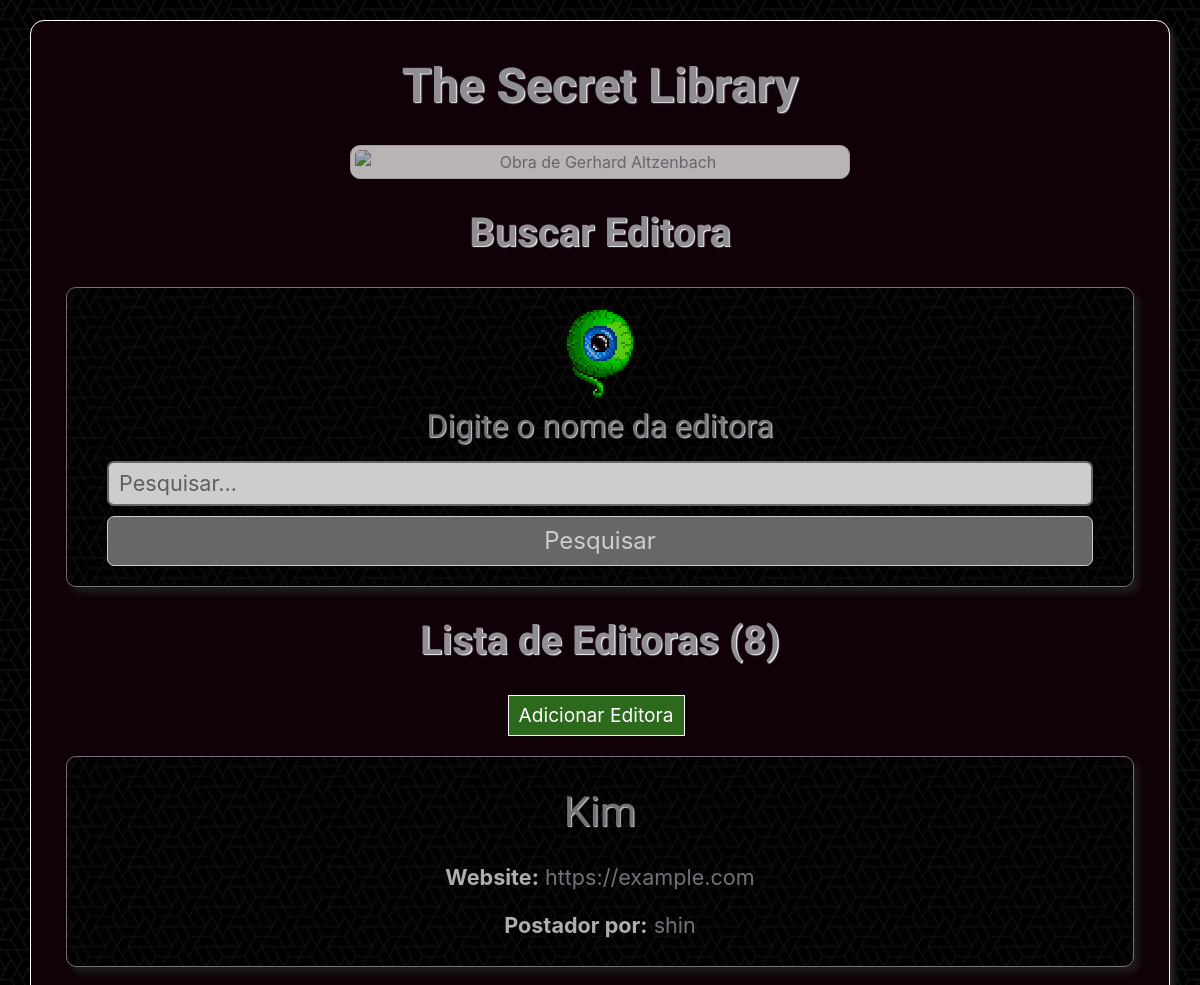
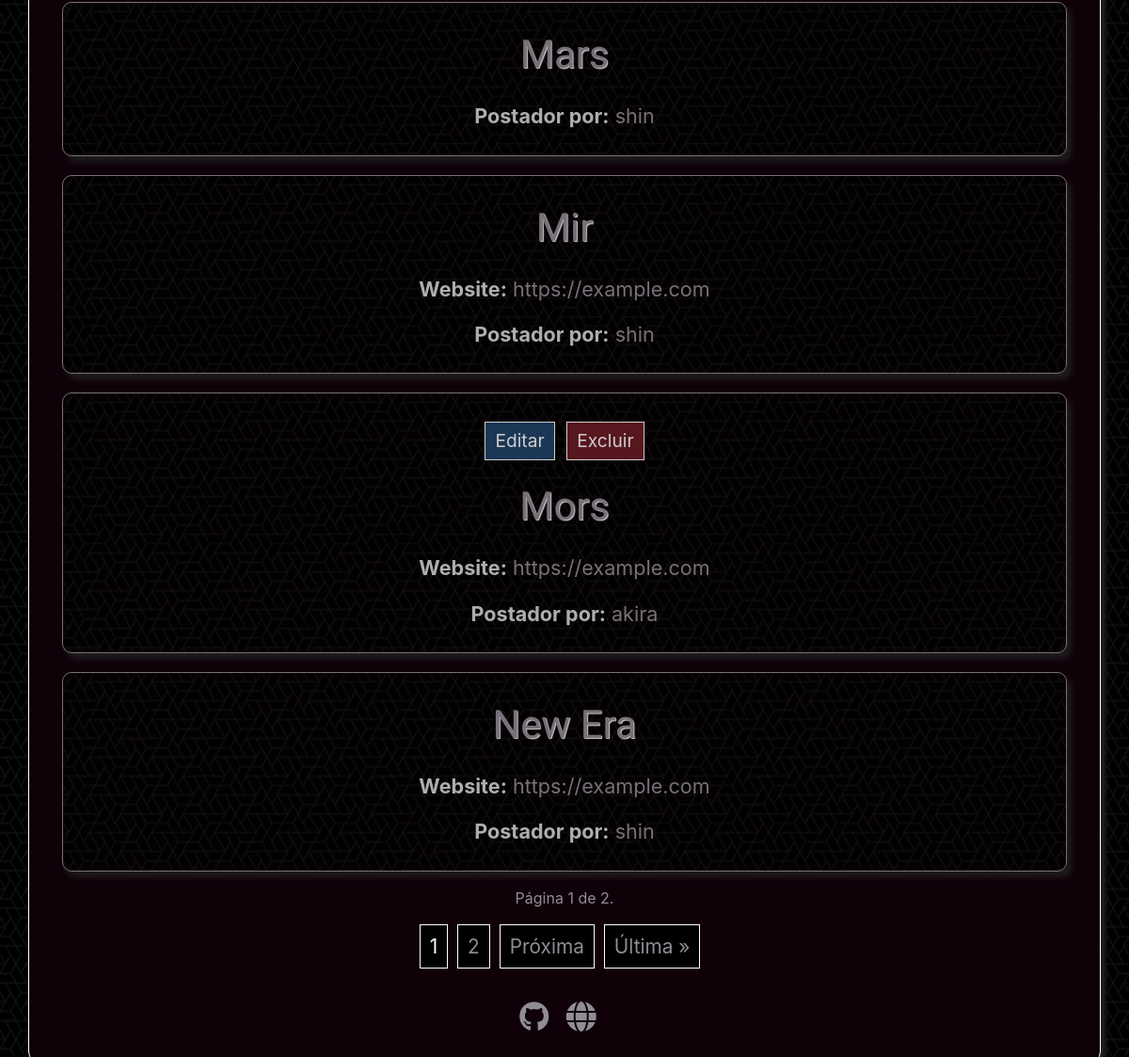
The app's page /editoras/ (signed in), older data (2 pictures, top to bottom).
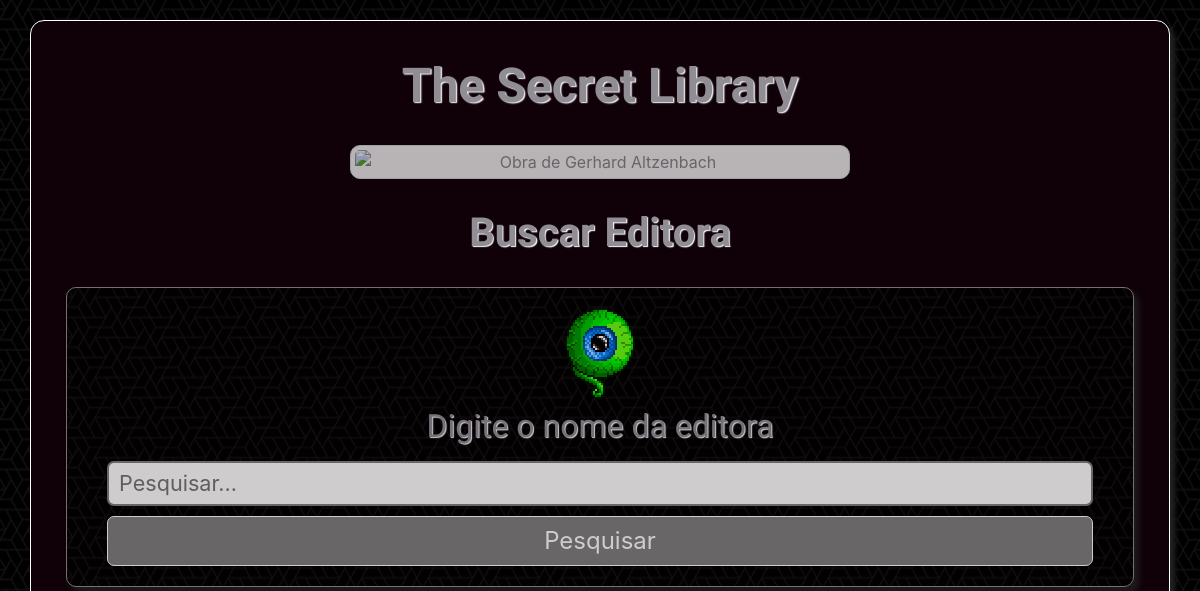
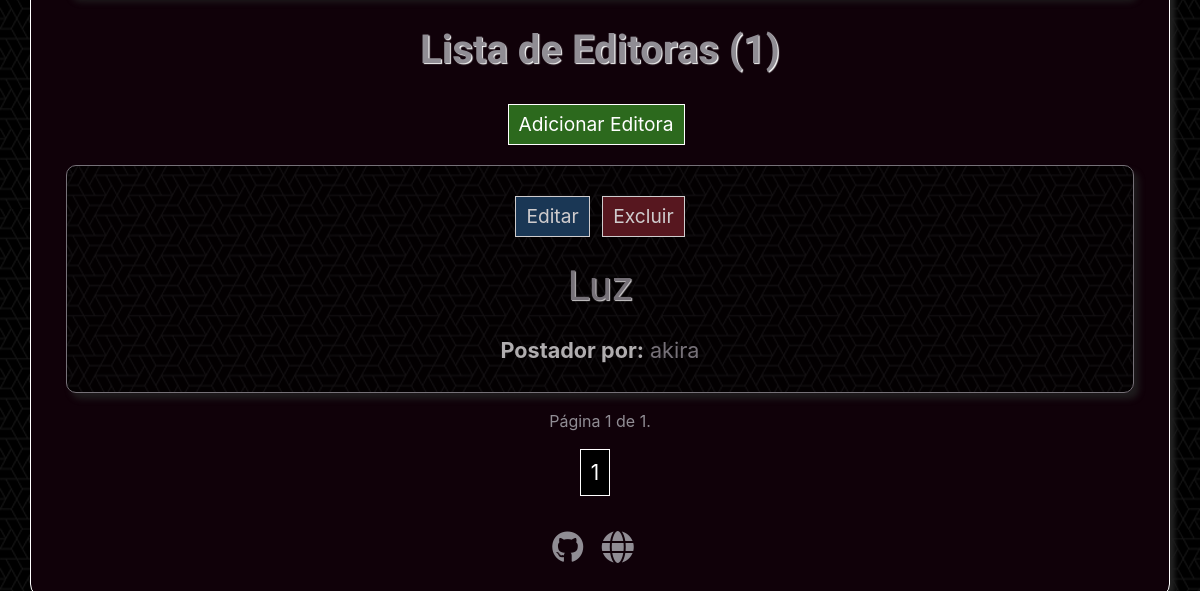
The same page, newer data (2 pictures, top to bottom).
### library/models.py (models this page shows, shortened)
class Editora(models.Model):
    nome = models.CharField(max_length=100)
    website = models.URLField(blank=True, null=True)
    usuario = models.ForeignKey(User, on_delete=models.CASCADE)

### library/views.py (the view)
# urls.py: path('editoras/', views.editoras, name='editoras'),
@login_required
def editoras(request):
    editoras_list = Editora.objects.all().order_by('nome')
    query = request.GET.get('q')
    if query:
        editoras_list = editoras_list.filter(nome__icontains=query)
    editoras_por_pagina = 5
    paginator = Paginator(editoras_list, editoras_por_pagina)
    page = request.GET.get('page')
    try:
        editoras = paginator.page(page)
    except PageNotAnInteger:
        editoras = paginator.page(1)
    except EmptyPage:
        editoras = paginator.page(paginator.num_pages)
    return render(request, 'editoras.html', {'editoras': editoras, 'query': query, 'total': len(editoras_list)})

### library/templates/editoras.html (shortened to what this page needs)
{% extends 'base.html' %}
{% load static %}
{% block content %}
<h1 class="livros-title">Buscar Editora</h1>
<div class="pesquisar-editora-div">
    <form method="GET" action="{% url 'editoras' %}">
        <img class="mb-2" src="{% static 'images/eye.png' %}">
        <h2 class="text-default mb-3">Digite o nome da editora</h2>
        <input id="search-input" type="text" name="q" value="" autocomplete="off" placeholder="Pesquisar...">
        <button id="search-editora-btn" type="submit">Pesquisar</button>
    </form>
</div>
<h1 class="livros-title">Lista de Editoras ({{ total }})</h1>
<a type="button" class="mr-2 nova-editora" href="{% url 'adicionar_editora' %}">Adicionar Editora</a>
{% for editora in editoras %}
<div class="livro-div">
    {% if editora.usuario.username == request.user.username %}
        <a type="button" class="mr-2 editar-editora" href="{% url 'editar_editora' editora.id %}">Editar</a>
        <a type="button" class="excluir-editora" id="excluir-editora" data-editora-id="{{ editora.id }}" data-editora-nome="{{ editora.nome }}">
            Excluir
        </a>
    {% endif %}
    <h2 class="text-default livro-title {% if editora.usuario.username == request.user.username %} mt-4 {% endif %} mb-4">
        <a href="{% url 'livros_por_editora' editora.id %}">{{ editora.nome }}</a>
    </h2>
    {% if editora.website %}
        <p class="livro-text mt-3 mb-0"><b>Website:</b> <a href="{{ editora.website }}">{{ editora.website }}</a></p>
    {% endif %}
    <p class="livro-text mt-3 mb-0"><b>Postador por:</b> <a href="{% url 'detalhes_usuario' editora.usuario.id %}">{{ editora.usuario }}</a></p>
</div>
{% empty %}
    <p class="mt-4">Nenhuma editora cadastrada.</p>
{% endfor %}
<p class="mt-3">Página {{ editoras.number }} de {{ editoras.paginator.num_pages }}.</p>
<div class="paginacao">
    {% for page_num in editoras.paginator.page_range %}
        {% if page_num == editoras.number %}
            <span class="current">{{ page_num }}</span>
        {% elif page_num > editoras.number|add:'-3' and page_num < editoras.number|add:'3' %}
            <a href="?page={{ page_num }}">{{ page_num }}</a>
        {% endif %}
    {% endfor %}
    {% if editoras.has_next %}
        <a href="?page={{ editoras.next_page_number }}">Próxima</a>
        <a href="?page={{ editoras.paginator.num_pages }}">Última &raquo;</a>
    {% endif %}
</div>
{% endblock %}

### library/templates/base.html (shortened to what this page needs)
{% load static %}
<!DOCTYPE html>
<html lang="en">
<head>
    <link rel="stylesheet" href="{% static 'css/styles.css' %}">
    <link rel="stylesheet" href="https://code.jquery.com/ui/1.12.1/themes/base/jquery-ui.css">
    <link rel="stylesheet" href="https://stackpath.bootstrapcdn.com/bootstrap/4.3.1/css/bootstrap.min.css">
</head>
<body>
    <div class="container">
        <header>
            <h1 class="main-title mt-3"><a href="{% url 'index' %}">The Secret Library</a></h1>
            <img title="Obra de Gerhard Altzenbach" src="{% static 'images/avatar.jpg' %}" class="avatar img-thumbnail">
        </header>
        <main>
            {% block content %}
            {% endblock %}
        </main>
        <footer>
            <div class="icons">
                <a class="media-icon" href="https://github.com/the-akira" target="_blank">
                    <i class="fab fa-github fa-2x"></i>
                </a>
                <a class="media-icon" href="https://cc33z.pythonanywhere.com" target="_blank">
                    <i class="fas fa-globe fa-2x"></i>
                </a>
            </div>
        </footer>
    </div>
</body>
</html>

### library/static/css/styles.css (style rules this page uses)
body { background-image: url(/static/images/dark.png); }
a { text-decoration: none !important; color: #908D94 !important; }
.container { padding: 20px; margin-top: 20px; background-color: #100109; margin-bottom: 20px; border: 1px solid white; box-shadow: 5px 5px 5px #222222; border-radius: 14px; color: #908D94; text-align: center; }
.paginacao { margin-left: auto !important; margin-right: auto !important; margin-top: 15px !important; margin-bottom: 35px !important; display: flex !important; flex-wrap: wrap !important; justify-content: center; }
.paginacao > a, .paginacao > .current, #anterior, #proximo, #anterior-comentarios, #proximo-comentarios, #anterior-pensamentos, #proximo-pensamentos, #anterior-autores, #proximo-autores, #anterior-editoras, #proximo-editoras, #anterior-artes, #proximo-artes, #anterior-ideias, #proximo-ideias { text-decoration: none; border: 1px solid white; padding: 7px 10px; color: white; background-color: black; font-size: 1.3rem; margin-right: 10px; }
.main-title, .welcome, .autores-title, .livros-title { font-family: "Luxurious Roman", serif; margin-top: 30px; margin-bottom: 30px; font-weight: bold; font-size: 3rem; text-shadow: 1.33px 1.33px 1.33px #ffffff; }
.autores-title, .livros-title { font-size: 2.5rem; text-shadow: 1.1px 1.1px 1.1px #ffffff; }
.text-default { font-family: "Luxurious Roman", serif; text-shadow: 1px 1px 1px #ffffff; }
.author-name, .livro-title { font-size: 2.6rem; }
.editar-autor, .editar-livro, .excluir-autor, .detalhes-autor, .detalhes-livro, .novo-autor, .novo-livro, .excluir-livro, .editar-pensamento, .excluir-pensamento, .pagina-autores, .pagina-livros, .editar-comentario, .excluir-comentario, .add-livro-autor, .nova-editora, .editar-editora, .excluir-editora, .ver-livros-autor, .excluir-mensagem, .excluir-arte, .excluir-ideia { background: #1d4569; color: white !important; border: 1px solid white; padding: 5px 10px; font-size: 1.2rem; }
.excluir-autor, .excluir-pensamento, .excluir-livro, .excluir-comentario, .excluir-editora, .excluir-mensagem, .excluir-arte, .excluir-ideia { background-color: #691d25; }
.novo-autor, .novo-livro, .nova-editora { background-color: #2c691d; }
.autor-div, .livro-div, .livros-div, .pesquisar-autor-div, .pesquisar-livro-div, .adicionar-autor-div, .editar-autor-div, .adicionar-pensamento-div, .pensamentos-div, .editar-pensamento-div, .adicionar-livro-div, .editar-livro-div, .comentario-div, .adicionar-comentario-div, .editar-comentario-div, .pesquisar-editora-div, .adicionar-editora-div, .editar-editoar-div, .editar-infos-div { padding: 20px 40px; margin-left: 20px; margin-right: 20px; border: 1px solid #908d94; opacity: 0.8; box-shadow: 5px 6px 6px #222222; border-radius: 10px; background-image: url(/static/images/dark.png); }
.autor-div, .livro-div, .livros-div { margin-top: 20px; padding-top: 30px; padding-bottom: 25px; }
.author-text, .pensamento-texto, .comentario-texto, .livro-text { font-size: 1.35rem; color: #d9d9d9; }
#search-input, #id_nome, #id_biografia, #id_data_nascimento, #id_foto, #id_capa, #id_texto, #id_titulo, #id_autor, #id_editora, #id_categoria, #id_sinopse, #id_data_publicacao, #id_isbn, #id_link, #id_website, #id_username, #id_password, #id_password1, #id_password2, #id_bio, #id_birth_date, #id_avatar, #id_email, #id_old_password, #id_new_password1, #id_new_password2, #id_corpo, #id_assunto, #id_destinatario, #id_obra, #chartSelect { width: 100%; font-size: 1.35rem; border-radius: 7px; height: 45px; outline: none; border: 2px solid gray; padding-left: 10px; }
#search-author-btn, #submit-btn, #save-pensamento-button, #search-livro-btn, #save-comentario-button, #search-editora-btn, #save-editora-btn, #cancel-btn { width: 100%; margin-top: 10px; outline: none; background-color: gray !important; color: white; border: 1px solid white !important; border-radius: 7px; font-size: 1.5rem; padding: 6px 0px; }
.avatar { display: block; margin-left: auto; margin-right: auto; margin-bottom: 8px; width: 500px; height: auto; opacity: 0.7 !important; border-radius: 10px !important; }
.icons { margin-top: 12px; margin-bottom: 12px; display: block; margin-left: auto; margin-right: auto; width: 60%; text-align: center; }
.media-icon { margin-right: 14px; color: #908d94; }

Row changes from the older to the newer data that the page shows:
removed Editora: nome "Kim", website "https://example.com", usuario "shin"
removed Editora: nome "Mars", usuario "shin"
removed Editora: nome "Mir", website "https://example.com", usuario "shin"
removed Editora: nome "Mors", website "https://example.com", usuario "akira"
removed Editora: nome "New Era", website "https://example.com", usuario "shin"
added Editora: nome "Luz", usuario "akira"
Text that changed along with them:
{{ total }}: "8" → "1"
{{ editoras.paginator.num_pages }}: "2" → "1"
list line gone: "2"
text no longer shown: "Próxima Última »"
